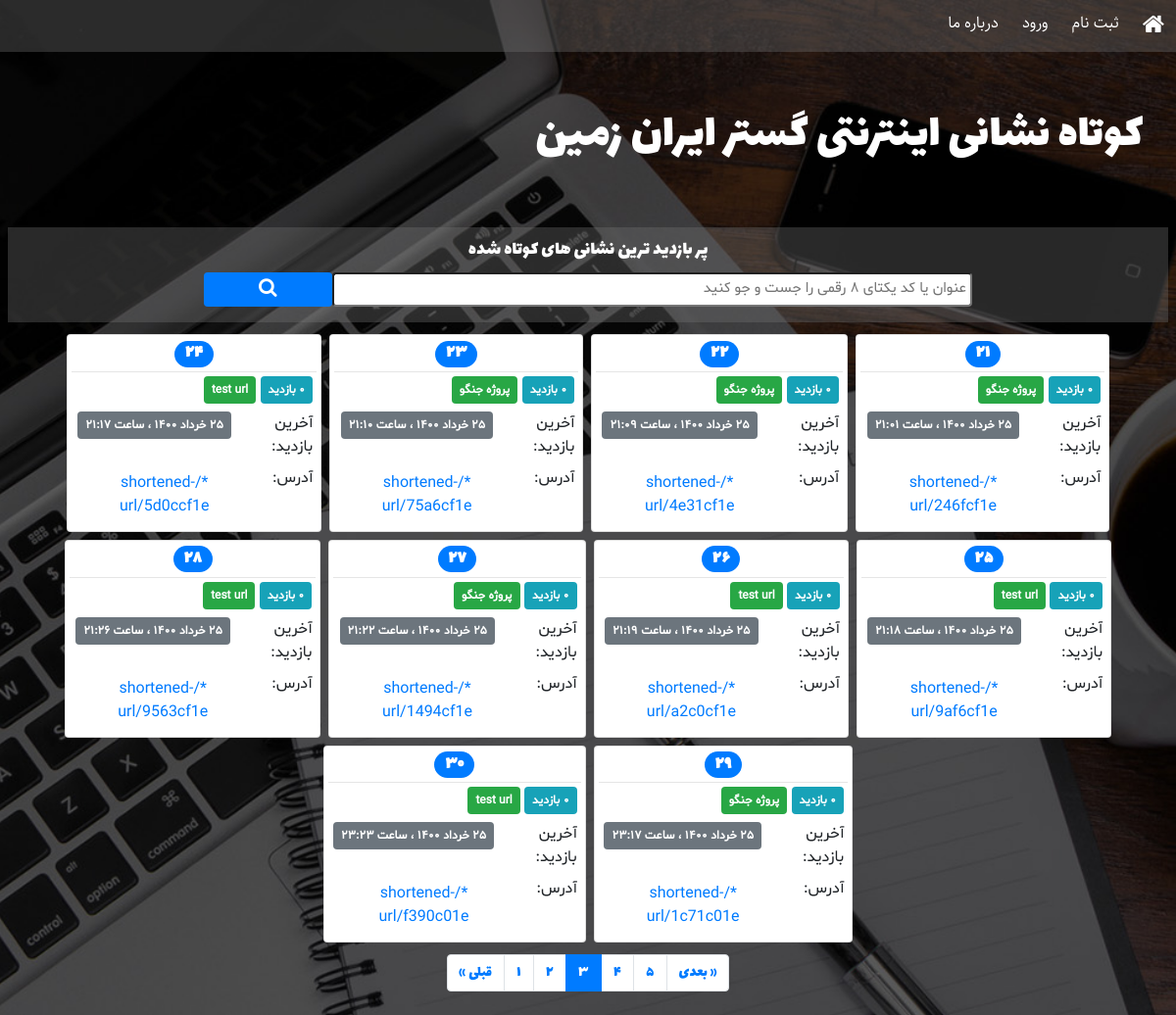
The page /?page=3&search_key= on the database as committed earlier.
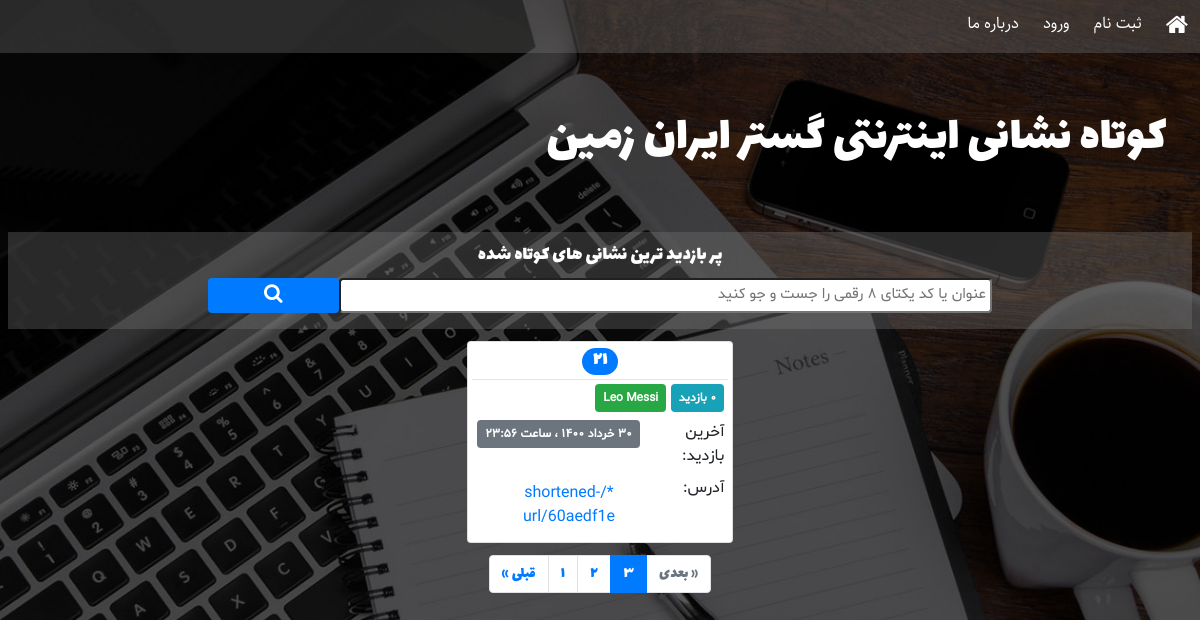
The same page on the database as committed later.
### URLshortener/models.py (models this page shows, shortened)
class URL(models.Model):
    label = models.CharField(blank=True, max_length=30, verbose_name='عنوان')
    address = models.URLField(max_length=512, verbose_name='نشانی اینترنتی')
    slug = models.SlugField(max_length=8, unique=True, verbose_name='اسلاگ')
    visits = models.PositiveIntegerField(default=0, verbose_name='تعداد بازدید ها')
    created = models.DateTimeField(auto_now_add=True, verbose_name='تاریخ ایجاد')
    last_visit = models.DateTimeField(default=timezone.now, verbose_name='آخرین بازدید')
    author = models.ForeignKey(User, on_delete=models.CASCADE, related_name='urls',
                               verbose_name='ایجاد کننده')
    def last_visit_jalali(self):
        return datetime_to_jalali_str(self.last_visit)
    last_visit_jalali.short_description = 'آخرین بازدید'
    def created_jalali(self):
        return datetime_to_jalali_str(self.created)
    created_jalali.short_description = 'تاریخ ایجاد'
    def __str__(self):
        host = settings.ALLOWED_HOSTS[0] if settings.ALLOWED_HOSTS else 'localhost:8000'
        return '{}/shortened-url/{}'.format(host, self.slug)
    class Meta:
        verbose_name = 'نشانی اینترنتی'
        verbose_name_plural = 'نشانی های اینترنتی'

### URLshortener/views.py (the view)
# urls.py: path('', views.HomeView.as_view(), name='home'),
class HomeView(ListView):
    paginate_by = 10
    template_name = 'URLshortener/home.html'
    def get_queryset(self):
        key = self.request.GET.get('search_key')
        queryset = URL.objects.all()
        return search_urls(queryset, key)

### URLshortener/templatetags/custom_filters.py (called while the page is built)
@register.filter
@stringfilter
def to_persian(string):
    return numbers_to_persian(string)

### URLshortener/templatetags/custom_tags.py (called while the page is built)
@register.inclusion_tag('URLshortener/paginator.html', takes_context=True)
def paginator(context, page):
    return {
        'request': context['request'],
        'page': page,
    }

@register.inclusion_tag('URLshortener/url_cards.html', takes_context=True)
def url_cards(context, page):
    return {
        'request': context['request'],
        'page': page,
    }

@register.inclusion_tag('URLshortener/search_field.html', takes_context=True)
def search_field(context, search_page):
    return {
        'request': context['request'],
        'search_page': search_page,
    }

### URLshortener/views.py (called while the page is built)
def search_urls(queryset, search_key):
    if not search_key:
        return queryset.order_by('-visits')
    return queryset.filter(
        Q(label__icontains=search_key) | Q(slug__icontains=search_key)
    ).order_by('-visits')

### extensions/jalali.py (called while the page is built)
    def persian_tuple(self):
        return self.persian_year, self.persian_month, self.persian_day

### templates/URLshortener/home.html (shortened to what this page needs)
{% extends 'URLshortener/base.html' %}
{% load static %}
{% load custom_filters %}
{% load custom_tags %}
{% block head %}
	<link rel='stylesheet' href="{% static 'URLshortener/css/home.css' %}">
{% endblock %}
{% block header %}
	<nav class='navbar navbar-expand-sm navbar-dark p-0'>
		<div class="collapse navbar-collapse" id="collapsibleNavbar">
			<ul class="navbar-nav text-center p-0 m-0">
				<li class="nav-item p-1 text-center">
					<a class="nav-link" href="{% url 'URLshortener:home' %}">
						<i style="font-size:24px" class="fa">&#xf015;</i>
					</a>
				</li>
			{% if user.is_authenticated %}
				<li class="nav-item p-1 text-center">
					<a class="nav-link" href="{% url 'URLshortener:dashboard' %}">پنل کاربری</a>
				</li>
				<li class="nav-item p-1 text-center">
					<a class="nav-link" href="{% url 'URLshortener:add-url' %}">کوتاه کردن نشانی</a>
				</li>
				<li class="nav-item p-1 text-center">
					<a class="nav-link" href="{% url 'auth_logout' %}?next=/">خروج</a>
				</li>
			{% else %}
				<li class="nav-item p-1 text-center">
					<a class="nav-link" href="{% url 'registration_register' %}">ثبت نام</a>
				</li>
				<li class="nav-item p-1 text-center">
					<a class="nav-link" href="{% url 'auth_login' %}">ورود</a>
				</li>
			{% endif %}
				<li class="nav-item p-1 text-center">
					<a class="nav-link" href="{% url 'URLshortener:about-us' %}">درباره ما</a>
				</li>
			</ul>
		</div>
	</nav>
	<div class='row container-fluid text-right p-5 text-white header-title'>
		کوتاه نشانی اینترنتی گستر ایران زمین
	</div>
{% endblock %}
{% block main %}
	<div class='container-fluid p-2'>
		<div class='container-fluid text-center text-white p-2 main-title'>
			پر بازدید ترین نشانی های کوتاه شده
			{% search_field 'home' %}
		</div>
		<div class='container'>
			{% if page_obj %}
				{% url_cards page_obj %}
			{% else %}
				<div class='alert alert-info text-right p-2 m-2 mx-auto'>
					هنوز هیچ نشانی ای اضافه نشده است!
				</div>
			{% endif %}
			{% if is_paginated %}
				{% paginator page_obj %}
			{% endif %}
		</div>
	</div>
{% endblock %}

### templates/URLshortener/url_cards.html (shortened to what this page needs)
{% load custom_filters %}
<div class='container-fluid m-0 p-2 d-flex flex-row flex-wrap justify-content-center cards-div'>
    {% for short_url in page %}
    <div class='card text-right m-1 p-1 url-card'>
        <h4 class='text-center p-0 m-0 url-number'>
            <span class='badge badge-pill badge-primary'>
                {{ forloop.counter0|add:page.start_index|to_persian }}
            </span>
        </h4>
        <hr class='mt-1 mb-0'>
        <div class='p-1'>
            <span class='badge badge-info p-2'>{{ short_url.visits|to_persian }} بازدید</span>
            <span class='badge badge-success p-2'>{{ short_url.label }}</span>
        </div>
        <div class='row p-1 m-0'>
            <div class='col-sm-4 m-0 p-0'>آخرین بازدید:</div>
            <div class='col-sm-8 m-0 p-0 text-center'>
                <span class='badge badge-secondary p-2'>{{ short_url.last_visit_jalali }}</span>
            </div>
        </div>
        <div class='row p-1 m-0'>
            <div class='col-sm-3 m-0 p-0'>آدرس:</div>
            <div class='col-sm-9 m-0 p-0 text-center'>
                <a class='btn btn-link btn-block p-1 m-0' href="{% url 'URLshortener:shortened-url' short_url.slug %}">
                    {{ short_url }}
                </a>
            </div>
        </div>
    </div>
    {% endfor %}
</div>

Rows that differ between the two databases and show on the page:
removed URL: visits|to_persian "۰", label "پروژه جنگو", last_visit_jalali "۲۵ خرداد ۱۴۰۰ ، ساعت ۲۱:۰۱", slug "*/shortened-url/246fcf1e"
no longer on this page (row unchanged): URL: visits|to_persian "۰", label "پروژه جنگو", last_visit_jalali "۲۵ خرداد ۱۴۰۰ ، ساعت ۲۱:۰۹", slug "*/shortened-url/4e31cf1e"
removed URL: visits|to_persian "۰", label "پروژه جنگو", last_visit_jalali "۲۵ خرداد ۱۴۰۰ ، ساعت ۲۱:۱۰", slug "*/shortened-url/75a6cf1e"
removed URL: visits|to_persian "۰", label "test url", last_visit_jalali "۲۵ خرداد ۱۴۰۰ ، ساعت ۲۱:۱۷", slug "*/shortened-url/5d0ccf1e"
removed URL: visits|to_persian "۰", label "test url", last_visit_jalali "۲۵ خرداد ۱۴۰۰ ، ساعت ۲۱:۱۸", slug "*/shortened-url/9af6cf1e"
removed URL: visits|to_persian "۰", label "test url", last_visit_jalali "۲۵ خرداد ۱۴۰۰ ، ساعت ۲۱:۱۹", slug "*/shortened-url/a2c0cf1e"
removed URL: visits|to_persian "۰", label "پروژه جنگو", last_visit_jalali "۲۵ خرداد ۱۴۰۰ ، ساعت ۲۱:۲۲", slug "*/shortened-url/1494cf1e"
removed URL: label "test url", last_visit_jalali "۲۵ خرداد ۱۴۰۰ ، ساعت ۲۱:۲۶", slug "*/shortened-url/9563cf1e"
removed URL: visits|to_persian "۰", label "پروژه جنگو", last_visit_jalali "۲۵ خرداد ۱۴۰۰ ، ساعت ۲۳:۱۷", slug "*/shortened-url/1c71c01e"
no longer on this page (row unchanged): URL: visits|to_persian "۰", label "test url", last_visit_jalali "۲۵ خرداد ۱۴۰۰ ، ساعت ۲۳:۲۳", slug "*/shortened-url/f390c01e"
added URL: visits|to_persian "۰", label "Leo Messi", last_visit_jalali "۳۰ خرداد ۱۴۰۰ ، ساعت ۲۳:۵۶", slug "*/shortened-url/60aedf1e"
Other text that changed with them:
list line gone: "۴"
list line gone: "۵"
